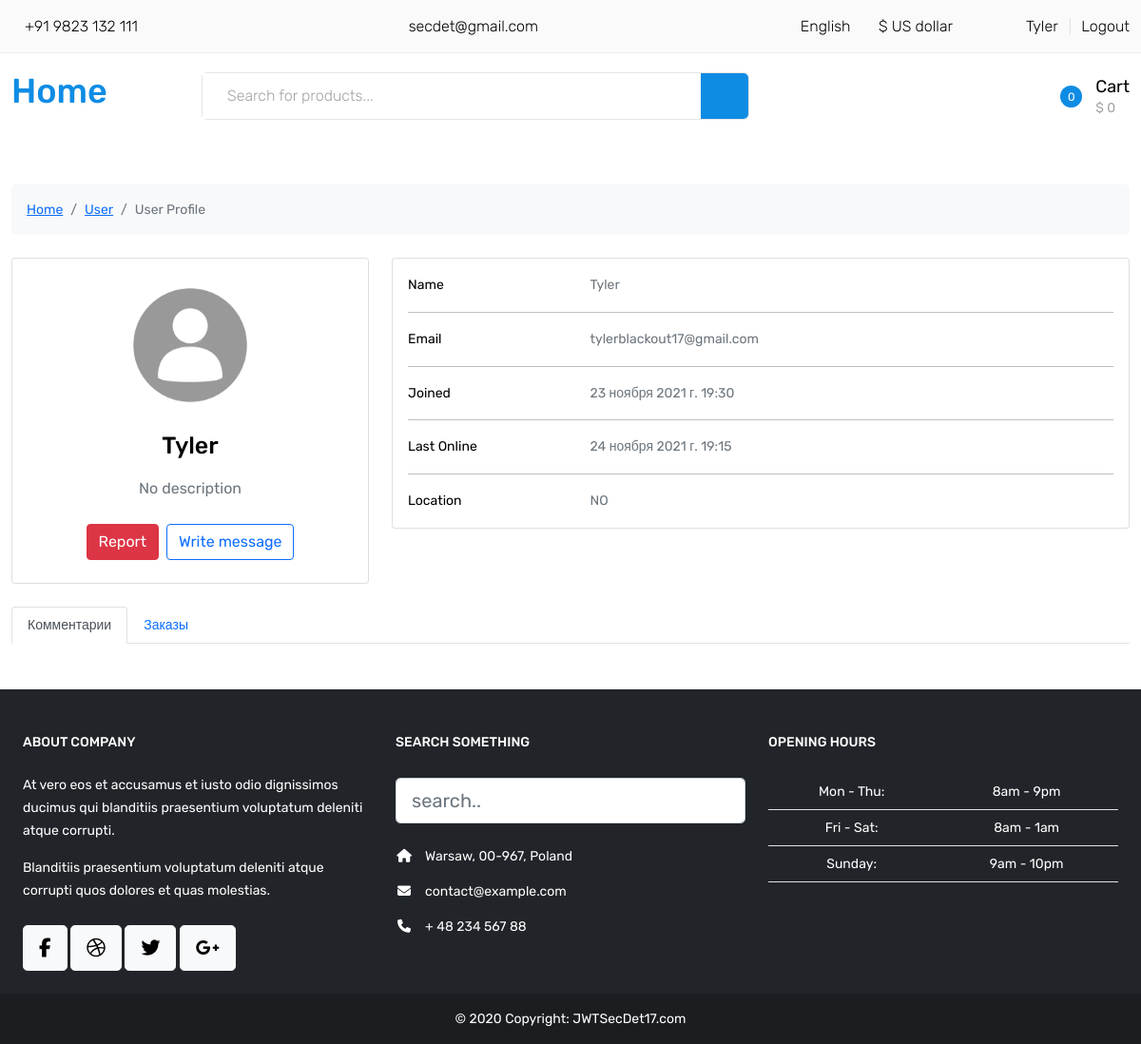
The app's page /profile/2/ with its own data.
### shop_app/models.py (models this page shows, shortened)
class UserProfile(models.Model):
    LOCATION_SELECT = (
        ('NO', 'Unknown'),
        ('EU', 'Europe'),
        ('USA', 'United States of America'),
        ('JP', 'Japan'),
        ('FR', 'Franca'),
        ('CN', 'China'),
        ('AE', 'United Arab Emirates')
    )
    user = models.OneToOneField(User, on_delete=models.CASCADE, related_name='profile', verbose_name="Профиль")
    picture = models.ImageField(upload_to='profile/pictures/', default='default-profile.jpg', blank=True)
    quote = models.CharField(max_length=350, blank=True, null=True, verbose_name="Описание/Цитата")
    location = models.CharField(max_length=40, choices=LOCATION_SELECT, default='NO', verbose_name="Страна")
    joined_at = models.DateTimeField(auto_now_add=True, verbose_name="Дата создания аккаунта")

### shop_app/views.py (the view)
# urls.py: path('profile/<int:pk>/', ProfileView.as_view(), name="profile_view"),
class ProfileView(View):
    def get(self, request, pk, *args, **kwargs):
        profile = UserProfile.objects.get(pk=pk)
        user_comments = Comments.objects.filter(author=profile.user.id)[:10]
        order_details = Order.objects.filter(cart_owner=profile.user.id)
        order_products = OrderItem.objects.filter(order__in=order_details)
        user = profile.user
        context = {
            'user': user,
            'profile': profile,
            'user_comments': user_comments,
            'order_details': order_details,
            'order_products': order_products,
        }
        return render(request, 'profile/profile_view.html', context)

### cart/cart.py (called while the page is built)
    def __len__(self):
        return sum(item['quantity'] for item in self.cart.values())

### cart/context_processors.py (called while the page is built)
def cart(request):
    return {'cart': Cart(request)}

### templates/profile/profile_view.html (shortened to what this page needs)
{% extends 'base.html' %}
{% block content %}
<div class="container py-5">
<div class="row">
  <div class="col">
    <nav aria-label="breadcrumb" class="bg-light rounded-3 p-3 mb-4">
      <ol class="breadcrumb mb-0">
        <li class="breadcrumb-item"><a href="#">Home</a></li>
        <li class="breadcrumb-item"><a href="#">User</a></li>
        <li class="breadcrumb-item active" aria-current="page">User Profile</li>
      </ol>
    </nav>
  </div>
</div>
<div class="row">
  <div class="col-lg-4">
    <div class="card mb-4">
      <div class="card-body text-center">
        <img src="{{ profile.picture.url }}" alt="avatar" class="rounded-circle" style="width: 150px; height:150px;object-fit:cover;">
        <h5 class="my-3" style="font-size:25px;">{{ profile.user.username}}</h5>
        {% if profile.quote %}
            <p class="text-muted mb-1" style="font-size:16px;">{{ profile.quote }}</p>
        {% else %}
            <p class="text-muted mb-4" style="font-size:16px;">No description</p>
        {% endif %}
        <div class="d-flex justify-content-center mb-2 mt-3">
            {% if profile.user == request.user %}
                <a href="{% url 'shop:profile_edit' profile.user.id %}" type="button" class="btn btn-primary">Settings</a>
                <a type="button" class="btn btn-outline-primary ms-2">My Messages</a>
            {% else %}
                <a href="#" type="button" class="btn btn-danger">Report</a>
                <a type="button" class="btn btn-outline-primary ms-2">Write message</a>
            {% endif %}
        </div>
      </div>
    </div>
  </div>
  <div class="col-lg-8">
    <div class="card mb-4">
      <div class="card-body">
        <div class="row">
          <div class="col-sm-3">
            <p class="mb-0">Name</p>
          </div>
          <div class="col-sm-9">
            <p class="text-muted mb-0">{{ user.username }}</p>
          </div>
        </div>
        <hr>
        <div class="row">
          <div class="col-sm-3">
            <p class="mb-0">Email</p>
          </div>
          <div class="col-sm-9">
            <p class="text-muted mb-0">{{ user.email }}</p>
          </div>
        </div>
        <hr>
        <div class="row">
          <div class="col-sm-3">
            <p class="mb-0">Joined</p>
          </div>
          <div class="col-sm-9">
            <p class="text-muted mb-0">{{ profile.joined_at }}</p>
          </div>
        </div>
        <hr>
        <div class="row">
          <div class="col-sm-3">
            <p class="mb-0">Last Online</p>
          </div>
          <div class="col-sm-9">
            <p class="text-muted mb-0">{{ user.last_login }}</p>
          </div>
        </div>
        <hr>
        <div class="row">
          <div class="col-sm-3">
            <p class="mb-0">Location</p>
          </div>
          <div class="col-sm-9">
            <p class="text-muted mb-0">{{ profile.location }}</p>
          </div>
        </div>
      </div>
    </div>
  </div>
</div>
    <nav>
      <div class="nav nav-tabs" id="nav-tab" role="tablist">
        <button class="nav-link active" id="nav-home-tab" data-bs-toggle="tab" data-bs-target="#nav-home" type="button" role="tab" aria-controls="nav-home" aria-selected="true">Комментарии</button>
        <button class="nav-link" id="nav-profile-tab" data-bs-toggle="tab" data-bs-target="#nav-profile" type="button" role="tab" aria-controls="nav-profile" aria-selected="false">Заказы</button>
      </div>
    </nav>
</div>
{% endblock %}

### templates/includes/navbar.html (shortened to what this page needs)
<div class="super_container">
    <header class="header">
        <div class="top_bar">
            <div class="container">
                <div class="row">
                    <div class="col d-flex flex-row" style="justify-content:space-between;">
                        <div class="top_bar_contact_item">
                            <div class="top_bar_icon"><img src="https://res.cloudinary.com/dxfq3iotg/image/upload/v1560918577/phone.png" alt=""></div>+91 9823 132 111
                        </div>
                        <div class="top_bar_contact_item">
                            <div class="top_bar_icon"><img src="https://res.cloudinary.com/dxfq3iotg/image/upload/v1560918597/mail.png" alt=""></div><a href="mailto:fastsales@gmail.com" style="text-decoration:none;">secdet@gmail.com</a>
                        </div>
                        <div class="top_bar_content ml-auto">
                            <div class="top_bar_menu">
                                <ul class="standard_dropdown top_bar_dropdown">
                                    <li> <a href="#" style="text-decoration:none;">English</a>
                                    </li>
                                    <li> <a href="#" style="text-decoration:none;">$ US dollar</a>
                                    </li>
                                </ul>
                            </div>
                            <div class="top_bar_user">
                                <div class="user_icon"><img src="https://res.cloudinary.com/dxfq3iotg/image/upload/v1560918647/user.svg" alt=""></div>
                                {% if user.is_authenticated %}
                                    <div><a href="{% url 'shop:profile_view' user.id %}" style="text-decoration:none;">{{ user.username }}</a></div>
                                    <div><a href="{% url 'account_logout' %}" style="text-decoration:none;">Logout</a></div>
                                {% else %}
                                    <div><a href="#" style="text-decoration:none;">Register</a></div>
                                    <div><a href="#" style="text-decoration:none;">Sign in</a></div>
                                {% endif %}
                            </div>
                        </div>
                    </div>
                </div>
            </div>
        </div>
        <div class="header_main">
            <div class="container">
                <div class="row">
                    <div class="col-lg-2 col-sm-3 col-3 order-1">
                        <div class="logo_container">
                            <div class="logo"><a href="{% url 'shop:product_list' %}" style="text-decoration:none;">Home</a></div>
                        </div>
                    </div>
                    <div class="col-lg-6 col-12 order-lg-2 order-3 text-lg-left text-right">
                        <div class="header_search">
                            <div class="header_search_content">
                                <div class="header_search_form_container">
                                    <form action="{% url 'shop:product_filter' %}" method="get" class="header_search_form clearfix" style="width:100%;">
                                        <input name="search" type="search" required="required" class="header_search_input" placeholder="Search for products...">
                                         <button type="submit" class="header_search_button trans_300" value="Submit"><img src="https://res.cloudinary.com/dxfq3iotg/image/upload/v1560918770/search.png" alt=""></button>
                                    </form>
                                </div>
                            </div>
                        </div>
                    </div>
                    <div class="col-lg-4 col-9 order-lg-3 order-2 text-lg-left text-right">
                        <div class="wishlist_cart d-flex flex-row align-items-center justify-content-end">
                            <div class="cart">
                                <div class="cart_container d-flex flex-row align-items-center justify-content-end">
                                    {% with total_items=cart|length %}
                                         {% if cart|length > 0 %}
                                            <div class="cart_icon"> <img src="https://res.cloudinary.com/dxfq3iotg/image/upload/v1560918704/cart.png" alt="">
                                                {% if cart|length > 0 %}
                                                    <div class="cart_count"><span>{{ total_items }}</span></div>
                                                {% else %}
                                                    <div class="cart_count"><span>0</span></div>
                                                {% endif %}
                                            </div>
                                            <div class="cart_content">
                                                <div class="cart_text"><a href="{% url 'cart:cart_detail' %}" style="text-decoration:none;">Cart</a></div>
                                                <div class="cart_price">$ {{ cart.get_total_price }}</div>
                                            </div>
                                        {% else %}
                                            <div class="cart_icon"> <img src="https://res.cloudinary.com/dxfq3iotg/image/upload/v1560918704/cart.png" alt="">
                                                <div class="cart_count"><span>0</span></div>
                                            </div>
                                            <div class="cart_content">
                                                <div class="cart_text"><a href="{% url 'cart:cart_detail' %}" style="text-decoration:none;">Cart</a></div>
                                                <div class="cart_price">$ 0</div>
                                            </div>
                                        {% endif %}
                                    {% endwith %}
                                </div>
                            </div>
                        </div>
                    </div>
                </div>
            </div>
        </div>
    </header>
</div>

### records on screen
UserProfile: picture (placeholder picture), user.username "Tyler", joined_at "23 ноября 2021 г. 19:30", location "NO"

### other values on screen
{{ user.username }} "Tyler"
{{ user.email }} "tylerblackout17@gmail.com"
{{ user.last_login }} "24 ноября 2021 г. 19:15"
